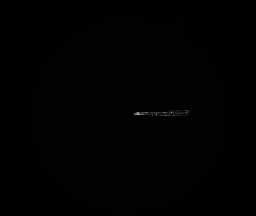
#> input picture testdata/Aggregates_training_data/sorter_images/GFP/cyan_worm_10.png, 256 x 216 px, shrunk from 1280 x 1080 before the run, found by its file name; its folder holds 4 pictures in this run
$ python aggregates_crucible_master_script.py   (older library calls are emulated)
#> lines starting #> are read from the running program, lines starting #| are printed output that depends on the picture; after the words box and inside, x2 and y2 are one past the last pixel; in counts of white or black regions, pixels touching at a corner belong together; pictures that were not available may be replaced by others from this repository, and a replacement may not be noted
import os
from skimage.io import imread
import csv
import numpy as np
from skimage.filters import sobel
from skimage.morphology import watershed
from skimage.measure import label
from skimage.feature import blob_log, blob_dog, blob_doh

# The purpose of this script is to exhaustively test all possible aggregate counting measurements.
# Image directories with images and their associated masks will be used to make various measurements
# All of the measurements for each image will be output to a single TSV file for later analysis

'''
	Directoires must be organized in the following way:
		/directory
			/GFP
				cyan_worm_#.png
			/masks
				worm_mask_#.png
'''

def run_dir(directory):
	gfp_directory = directory + '/gfp'
	mask_directory = directory + '/masks'
	adap_thresholds_mask = [90,95,96,97,98,99,99.9,99.95,99.99]
	adap_thresholds_non = [95,97,99,99.5,99.9,99.95,99.99,100]
	low_set_watershed_non = [97,99,99.9]
	low_set_watershed_mask = [90,95,97,99]
	high_set_watershed_non = [99.9,99.95,99.99]
	high_set_watershed_mask = [97,99,99.5,99.9,99.95,99.99]
	min_sigma = [1]
	max_sigma = [4,6]
	thresholds_log_dog = [.05,.1,.125,.15,.175,.2,.25,.3,.4,.5,.6]
	thresholds_doh = [item/10 for item in thresholds_log_dog]
	sigma_ratio = [1.2,1.4,1.6,1.8,2,2.5,3,3.5,4,5,10]

	with open(directory + '/aggregate_measurements_save.tsv','w') as csvfile:
		measurement_writer = csv.writer(csvfile,delimiter = '\t')
		headers = []
		headers.append('worm_num')
		for threshold in adap_thresholds_mask:
			for measurement in ['t_reg_mask_','t_int_mask_','t_perc_mask_']:
				headers.append(measurement + str(threshold))
		for threshold in adap_thresholds_non:
			for measurement in ['t_reg_non_','t_int_non_']:
				headers.append(measurement + str(threshold))
		for low in low_set_watershed_non:
			for high in high_set_watershed_non:
				for measurement in ['wat_reg_non_','wat_per_non_']:
					headers.append(measurement + str(low) + '_' + str(high))
		for low in low_set_watershed_mask:
			for high in high_set_watershed_mask:
				for measurement in ['wat_reg_mask_','wat_per_mask_']:
					headers.append(measurement + str(low) + '_' + str(high))
		for threshold in thresholds_log_dog:
			for max_sig in max_sigma:
				headers.append('log_' + str(threshold) + '_' + str(max_sig))
				headers.append('doh_' + str(threshold/10) + '_' + str(max_sig))
		for max_sig in max_sigma:
			for ratio in sigma_ratio:
				for threshold in thresholds_log_dog:
					headers.append('dog_' + str(max_sig) + '_' + str(ratio) + '_' + str(threshold))
		measurement_writer.writerow([item for item in headers]) #Change this
		for image in os.listdir(gfp_directory):
			try:
				gfp_filename = os.fsdecode(image)
				worm_num_ext = gfp_filename[10:]
				mask_filename = 'worm_mask_' + worm_num_ext
				gfp_image = imread(gfp_directory + '/' + gfp_filename,as_grey = True)
#> gfp_image is the input picture: shape (216, 256) uint16; min 83, max 47771, mean 284.7
				mask = imread(mask_directory + '/' + mask_filename,as_grey = True)
				results = []
				results.append([worm_num_ext])
				print('Starting measurements')
				for threshold in adap_thresholds_mask:
					threshold_regions,threshold_intensity,percent_threshold = adap_threshold(gfp_image,threshold,mask = mask)
					results.append((threshold_regions,threshold_intensity,percent_threshold))
#> this loop made 9 passes
#> (threshold_regions, threshold_intensity, percent_threshold) on passes 1 to 9: (795, 363, 0.0988), (676, 381, 0.0482), (614, 386, 0.0397), (517, 393, 0.0295), (350, 403, 0.0198), (94, 428, 0.00987), (14, 13648.4, 0.00101), (9, 20291.7, 0.000506), (2, 33388.8, 0.000109)
#> pass 1, in adap_threshold, `threshIm = image>threshold`:
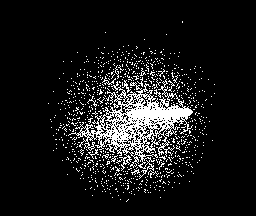
#> threshIm: shape (216, 256) bool; 9.9% white in thin lines or dots, all inside (x1, y1, x2, y2) = (48, 21, 215, 202)
#> pass 1, in adap_threshold, `labeled_threshIm = label(threshIm)`:
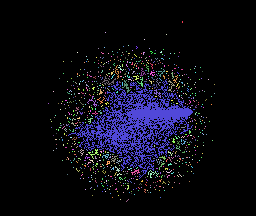
#> labeled_threshIm: shape (216, 256) int32; 796 distinct labels, from 0 to 795; one colour per label, 0 black
#> pass 2, in adap_threshold (call 2), `labeled_threshIm = label(threshIm)`:
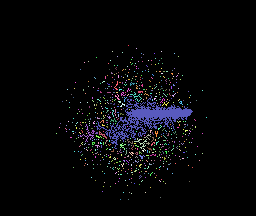
#> labeled_threshIm: shape (216, 256) int32; 677 distinct labels, from 0 to 676; one colour per label, 0 black
#> after the loop, results = [['10.png'], (795, 363, 0.0988), (676, 381, 0.0482), (614, 386, 0.0397), (517, 393, 0.0295), (350, 403, 0.0198), (94, 428, 0.00987), (14, 13648.4, 0.00101), (9, 20291.7, 0.000506), (2, 33388.8, 0.000109)]
				print('Adap thresholds mask finsihed')
				for threshold in adap_thresholds_non:
					threshold_regions,threshold_intensity,nan = adap_threshold(gfp_image,threshold)
					results.append((threshold_regions,threshold_intensity))
#> this loop made 8 passes
#> (threshold_regions, threshold_intensity) on passes 1 to 8: (676, 381), (517, 393), (94, 428), (1, 644.1), (14, 13648.4), (9, 20291.7), (2, 33388.8), (0, 47771)
#> pass 2, in adap_threshold (call 11), `labeled_threshIm = label(threshIm)`:
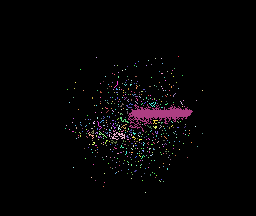
#> labeled_threshIm: shape (216, 256) int32; 518 distinct labels, from 0 to 517; one colour per label, 0 black
#> after the loop, results = 18 items, first 6: ['10.png'], (795, 363, 0.0988), (676, 381, 0.0482), (614, 386, 0.0397), (517, 393, 0.0295), (350, 403, 0.0198)
				print('Adap thresholds non finished')
				for low in low_set_watershed_non:
					for high in high_set_watershed_non:
						results.append(watershed_aggs(gfp_image,low,high))
#> this loop made 3 passes
#> after the loop, results = 27 items, first 6: ['10.png'], (795, 363, 0.0988), (676, 381, 0.0482), (614, 386, 0.0397), (517, 393, 0.0295), (350, 403, 0.0198)
				print('Watershed non finished')
				for low in low_set_watershed_mask:
					for high in high_set_watershed_mask:
						results.append(watershed_aggs(gfp_image,low,high,mask))
#> this loop made 4 passes
#> low on passes 1 to 4: 90, 95, 97, 99
#> pass 1, in watershed_aggs (call 11), `watershed_im = watershed(sobel(image),markers)`:
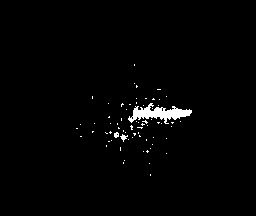
#> watershed_im: shape (216, 256) uint16; values 1 (black) and 2 (white), 1.5% white; 69 white regions (66 under 20 px), largest, box (x1, y1, x2, y2) and area: (128, 103, 192, 124) 602, (120, 134, 128, 142) 29, (114, 132, 119, 138) 23
#> pass 1, in watershed_aggs (call 12), `watershed_im = watershed(sobel(image),markers)`:
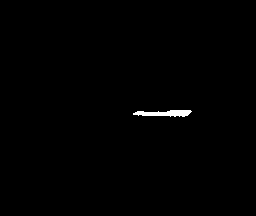
#> watershed_im: shape (216, 256) uint16; values 1 (black) and 2 (white), 0.5% white; 1 white region, box (x1, y1, x2, y2) and area: (133, 110, 192, 117) 277
#> pass 2, in watershed_aggs (call 16), `watershed_im = watershed(sobel(image),markers)`:
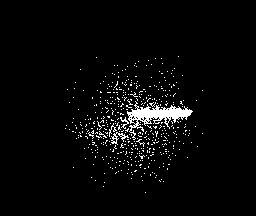
#> watershed_im: shape (216, 256) uint16; values 1 (black) and 2 (white), 3.3% white; 466 white regions (462 under 20 px), largest, box (x1, y1, x2, y2) and area: (127, 101, 193, 140) 825, (111, 132, 129, 145) 77, (120, 117, 129, 129) 37, (109, 123, 117, 137) 30
#> after the loop, results = 51 items, first 6: ['10.png'], (795, 363, 0.0988), (676, 381, 0.0482), (614, 386, 0.0397), (517, 393, 0.0295), (350, 403, 0.0198)
				print('Watershed mask finished')
				for threshold in thresholds_log_dog:
					for min_sig in min_sigma:
						for max_sig in max_sigma:
							results.append(log(gfp_image,threshold,min_sig,max_sig))
							results.append(doh(gfp_image,threshold/10,min_sig,max_sig))
#> this loop made 11 passes
#> threshold on passes 4 to 8: 0.15, 0.175, 0.2, 0.25, 0.3
#> threshold on passes 3, 9, 10, 11: 0.125, 0.4, 0.5, 0.6
#> after the loop, results = 95 items, first 6: ['10.png'], (795, 363, 0.0988), (676, 381, 0.0482), (614, 386, 0.0397), (517, 393, 0.0295), (350, 403, 0.0198)
				print('Log, Doh finished')
				for min_sig in min_sigma:
					for max_sig in max_sigma:
						for ratio in sigma_ratio:
							for threshold in thresholds_log_dog:
								results.append(dog(gfp_image,min_sig,max_sig,ratio,threshold))
#> this loop made 1 pass
#> after the loop, results = 337 items, first 6: ['10.png'], (795, 363, 0.0988), (676, 381, 0.0482), (614, 386, 0.0397), (517, 393, 0.0295), (350, 403, 0.0198)
				items_list = []
#> items_list = []
				print('Dog finished')
				for measurement in results:
					try:
						for item in measurement:
							items_list.append(item)
					except:
						items_list.append(measurement)
#> this loop made 337 passes
#> after the loop, items_list = 396 items, first 6: '10.png', 795, 363, 0.0988, 676, 381
				measurement_writer.writerow([item for item in items_list])
				print('Wrote results for image: ' + str(worm_num_ext))
			except:
				print('File analysis failed:   ' + str(gfp_filename))

def adap_threshold(image,thresh,mask = None):
	if mask is None:
		threshold = np.percentile(image,thresh)
	else:
		inMask = image[mask > .5]
		threshold = np.percentile(inMask,thresh)
	threshIm = image>threshold
	labeled_threshIm = label(threshIm)
	threshold_regions = np.max(labeled_threshIm)
	threshold_intensity = threshold
	if mask is not None:
		percent_threshold = (np.sum(threshIm))/(np.sum(mask > .5))
		return(threshold_regions,threshold_intensity,percent_threshold)
	else:
		return(threshold_regions,threshold_intensity,'NaN')

def watershed_aggs(image,low,high,mask = None):
	if mask is None:
		high_thresh = np.percentile(image,high)
		low_thresh = np.percentile(image,low)
	else:
		high_thresh = np.percentile(image[mask>.5],high)
		low_thresh = np.percentile(image[mask>.5],low)
	markers = np.zeros_like(image)
	markers[image>high_thresh] = 2
	markers[image<low_thresh] = 1
	watershed_im = watershed(sobel(image),markers)
	watershed_regions = np.max(label(watershed_im))-1
	highsum = np.sum(image[watershed_im > 1.5])
	totalsum = np.sum(image)
	integrated_watershed_percent = 100*highsum/totalsum
	return(watershed_regions,integrated_watershed_percent)


def log(image,thresh,min_sigma,max_sigma,num_sigma = 8,mask = None):
	blobs = blob_log(image,min_sigma = min_sigma,max_sigma = max_sigma,num_sigma = num_sigma,threshold = thresh,overlap = .8)
	total_blobs = len(blobs)
	return(total_blobs)

def doh(image,thresh,min_sigma,max_sigma,num_sigma = 8,mask = None):
	blobs = blob_doh(image,min_sigma = min_sigma,max_sigma = max_sigma,num_sigma = num_sigma,threshold = thresh,overlap = .8)
	total_blobs = len(blobs)
	return(total_blobs)

def dog(image,min_sigma,max_sigma,sigma_ratio,thresh,mask = None):
	blobs = blob_dog(image,min_sigma = min_sigma,max_sigma = max_sigma,sigma_ratio = sigma_ratio,threshold = thresh,overlap = .8)
	total_blobs = len(blobs)
	return(total_blobs)


directories = ['/scratch/plutzer/Aggregates_training_data/sorter_images','/scratch/plutzer/Aggregates_training_data/Worm1','/scratch/plutzer/Aggregates_training_data/Worm2','/scratch/plutzer/Aggregates_training_data/Worm3','/scratch/plutzer/Aggregates_training_data/Worm4']
for directory in directories:
        print('Running directory:   ' + str(directory))
        run_dir(directory)
